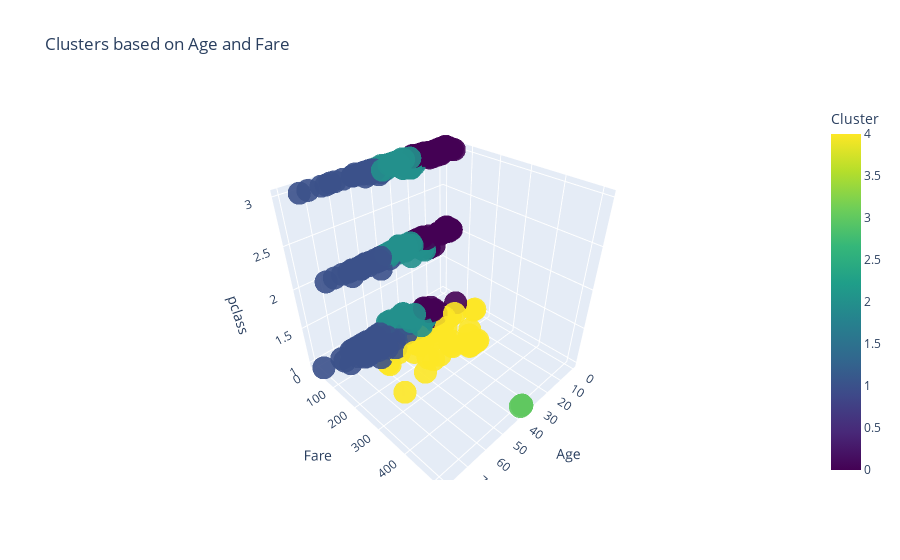

Notebook cell for this chart:
### Code cell
import plotly.express as px

fig = px.scatter_3d(df, x='age', y='fare',color='cluster',z='pclass', 
                 opacity=0.9,color_continuous_scale='viridis',
                 title='Clusters based on Age and Fare',
                 labels={'age': 'Age', 'fare': 'Fare', 'cluster': 'Cluster'})

fig.show()

### Figure 1 — Plotly figure (JSON) as saved in the notebook; plotly's stock layout.template omitted (floating-point values rounded to 4 significant figures; data arrays with more than 128 entries replaced by an {"elided": "..."} marker saying what was removed)
{"data": [{"hovertemplate": "Age=%{x}<br>Fare=%{y}<br>pclass=%{z}<br>Cluster=%{marker.color}<extra></extra>", "legendgroup": "", "marker": {"color": {"elided": "891 int values"}, "coloraxis": "coloraxis", "opacity": 0.9, "symbol": "circle"}, "mode": "markers", "name": "", "scene": "scene", "showlegend": false, "type": "scatter3d", "x": {"elided": "891 float values"}, "y": {"elided": "891 float values"}, "z": {"elided": "891 int values"}}], "layout": {"coloraxis": {"colorbar": {"title": {"text": "Cluster"}}, "colorscale": [[0, "#440154"], [0.1111, "#482878"], [0.2222, "#3e4989"], [0.3333, "#31688e"], [0.4444, "#26828e"], [0.5556, "#1f9e89"], [0.6667, "#35b779"], [0.7778, "#6ece58"], [0.8889, "#b5de2b"], [1, "#fde725"]]}, "legend": {"tracegroupgap": 0}, "scene": {"domain": {"x": [0, 1], "y": [0, 1]}, "xaxis": {"title": {"text": "Age"}}, "yaxis": {"title": {"text": "Fare"}}, "zaxis": {"title": {"text": "pclass"}}}, "title": {"text": "Clusters based on Age and Fare"}}}
